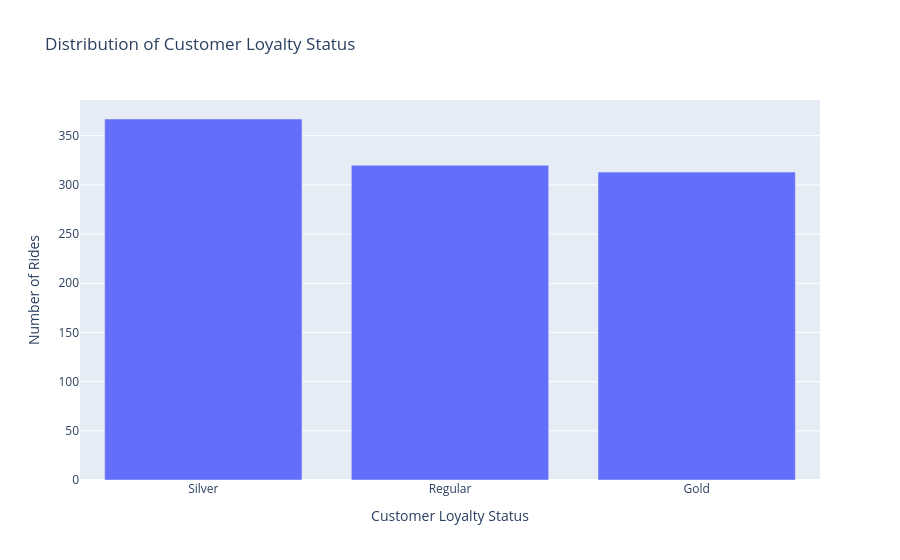

Write notebook code for a chart like this one.
### Markdown cell above
Customer Loyalty Status

### Code cell
loyalty_counts = (
    df['Customer_Loyalty_Status']
    .value_counts()
    .reset_index()
)

loyalty_counts.columns = ['Customer_Loyalty_Status', 'Count']

fig = px.bar(
    loyalty_counts,
    x='Customer_Loyalty_Status',
    y='Count',
    title='Distribution of Customer Loyalty Status',
    labels={
        'Customer_Loyalty_Status': 'Customer Loyalty Status',
        'Count': 'Number of Rides'
    }
)

fig.show()

### Figure 1 — Plotly figure (JSON) as saved in the notebook; plotly's stock layout.template omitted (floating-point values rounded to 4 significant figures)
{"data": [{"hovertemplate": "Customer Loyalty Status=%{x}<br>Number of Rides=%{y}<extra></extra>", "legendgroup": "", "marker": {"color": "#636efa", "pattern": {"shape": ""}}, "name": "", "orientation": "v", "showlegend": false, "textposition": "auto", "type": "bar", "x": ["Silver", "Regular", "Gold"], "xaxis": "x", "y": [367, 320, 313], "yaxis": "y"}], "layout": {"barmode": "relative", "legend": {"tracegroupgap": 0}, "title": {"text": "Distribution of Customer Loyalty Status"}, "xaxis": {"anchor": "y", "domain": [0, 1], "title": {"text": "Customer Loyalty Status"}}, "yaxis": {"anchor": "x", "domain": [0, 1], "title": {"text": "Number of Rides"}}}}
